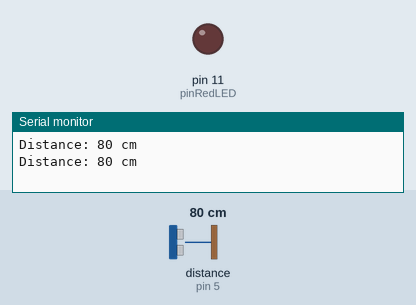
Simulated run of this sketch. Board: Arduino Uno, built with avr-gcc and run on an emulated ATmega328P. Parts: output pins drawn as LEDs (lit = HIGH), the last lines printed to the serial monitor. Wiring (inferred from the names in the program): ultrasonic range finder: trigger pin 6; echo pin 5. The inputs (shaded band) are chosen by the test bench; at power-on: distance to the obstacle (sensor on pin 5) 80 cm. The echo pulse lasts 58.3 µs per cm; pins used as bus, display or sensor lines are not drawn.

Above: at 1.8 s.
1.9 s: distance to the obstacle (sensor on pin 5) set to 33 cm
3.4 s: distance to the obstacle (sensor on pin 5) set to 26 cm
At 5.0 s:
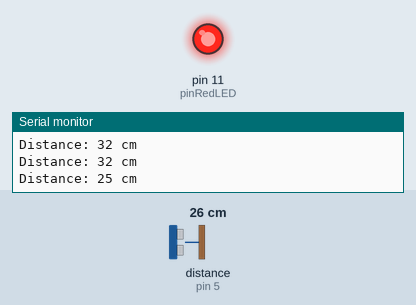
5.5 s: distance to the obstacle (sensor on pin 5) set to 35 cm
At 6.7 s:
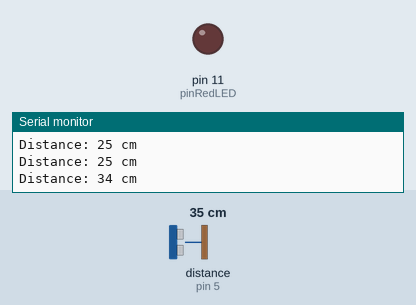
7.5 s: distance to the obstacle (sensor on pin 5) set to 2 cm
At 8.3 s:
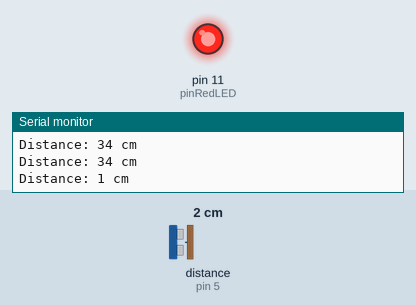
Timing chart, 0 to 10.5 s (numbered marks = the images above; inputs shaded):
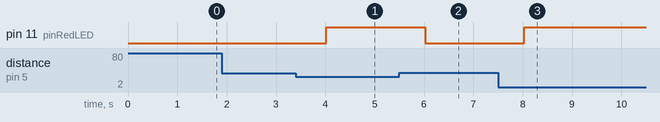

The sketch:

sketch_UltrasonicDistanceSensor.ino
```cpp
const int pinRedLED=11;
const int pinTrigger=6;
const int pinEcho=5;

int distanceThreshold = 0;
int cmDistance = 0;
int inches = 0;

void setup()
{
  pinMode(pinRedLED, OUTPUT);
  Serial.begin(9600);
}

void loop()
{
  pinMode(pinTrigger, OUTPUT);  // Clear the trigger
  digitalWrite(pinTrigger, LOW);
  delayMicroseconds(2);
  digitalWrite(pinTrigger, HIGH);
  delayMicroseconds(10);
  digitalWrite(pinTrigger, LOW);
  pinMode(pinEcho,INPUT);

  cmDistance=0.01723*pulseIn(pinEcho, HIGH);
  distanceThreshold = 350;

  Serial.print("\nDistance: ");
  Serial.print(cmDistance);
  Serial.print(" cm");

  if(cmDistance<30){
    digitalWrite(pinRedLED, HIGH);
  }
  else{
    digitalWrite(pinRedLED, LOW);
  }

  delay(1000);
}
```

Measured:
- the behaviour switches between 31 and 30 cm on distance to the obstacle (sensor on pin 5) (found by bisection; images 0 and 1)
- after the input at 3.4 s, pin 11 (pinRedLED): LOW → HIGH after 0.62 s
- after the input at 5.5 s, pin 11 (pinRedLED): HIGH → LOW after 0.52 s
- after the input at 7.5 s, pin 11 (pinRedLED): LOW → HIGH after 0.53 s
